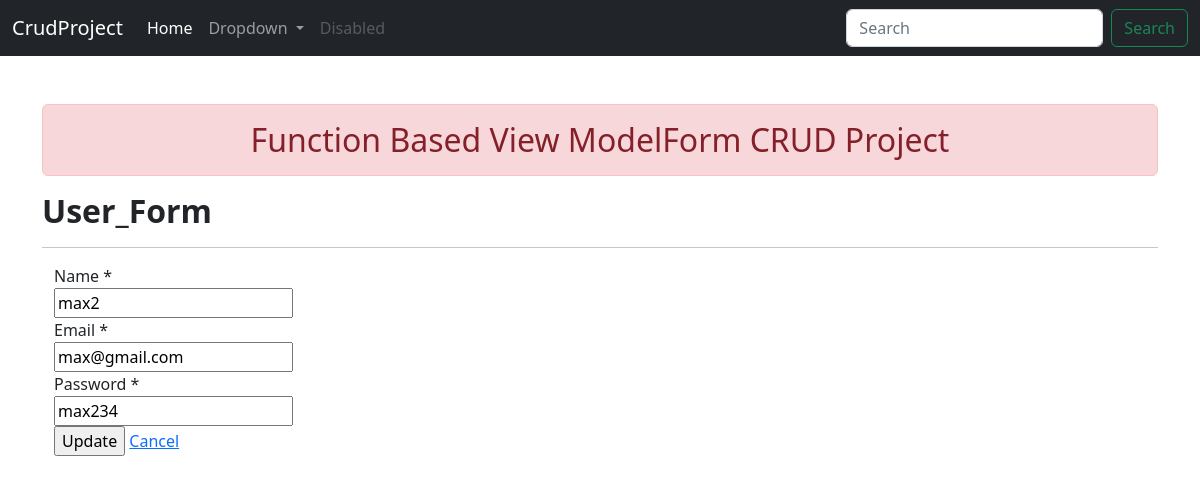
Screenshot of /EditPage/27 with the database file from the repository.
### app1/models.py (models this page shows)
class User(models.Model):
    name = models.CharField(max_length=70)
    email = models.EmailField(max_length=70)
    password = models.CharField(max_length=70)

### app1/views.py (the view)
# urls.py: path('EditPage/<id>', views.EditPage, name='EditPage'),
def EditPage(request, id):
    data = User.objects.get(id = id)
    return render(request, "edit.html", {'data': data})

### templates/edit.html (shortened to what this page needs)
{% extends 'base.html' %}
{% block content %}
{% load crispy_forms_tags%}
<h2><b>User_Form</b></h2>
<hr>
<div class="container">
    <div class="row">
        <div class="col-sm-4">
            <form action="/SaveEdit" method="post">
                <div id="div_id_name" class="control-group">
                    <label for="id_name" class="control-label requiredField">Name
                        <span class="asteriskField">*</span>
                    </label>
                    <div class="controls">
                        <input value="{{data.name}}" type="text" name="name" maxlength="70" class="textinput textInput" required="" id="id_name">
                    </div>
                </div>
                <div id="div_id_email" class="control-group">
                    <label for="id_email" class="control-label requiredField">Email
                        <span class="asteriskField">*</span>
                    </label>
                    <div class="controls">
                        <input value="{{data.email}}" type="email" name="email" maxlength="70" class="emailinput" required="" id="id_email">
                    </div>
                </div>
                <div id="div_id_password" class="control-group">
                    <label for="id_password" class="control-label requiredField">
                 Password
                 <span class="asteriskField">*</span>
                </label>
                <div class="controls">
                    <input value="{{data.password}}" type="text" name="password" maxlength="70" class="textinput textInput" required="" id="id_password">
                </div>
            </div>
                <input type="submit" value="Update">
                <a href="/show">Cancel</a>
            </form>
        </div>
    </div>
</div>
{% endblock content %}

### rows the page displays
User: name "max2", email "max@gmail.com", password "max234"
